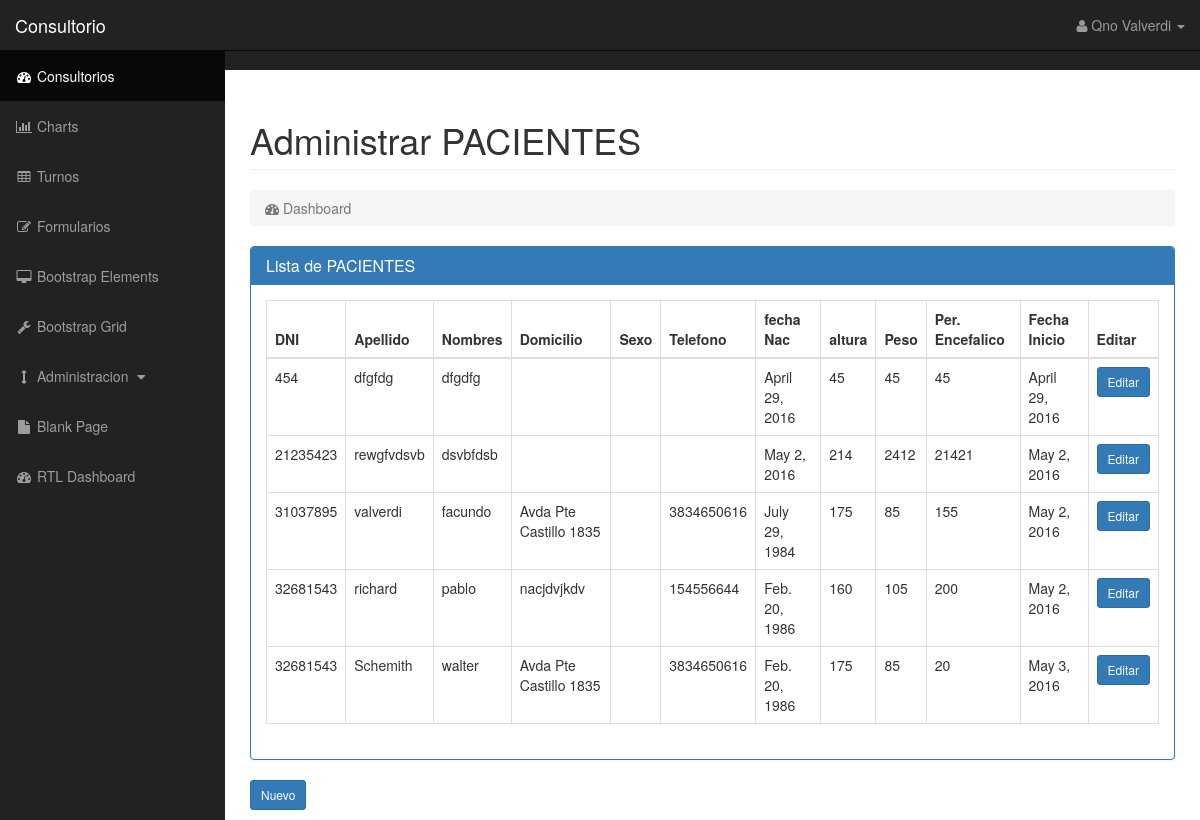
Screenshot of /paciente/all/ with the database file from the repository.
### gturnos/models.py (models this page shows, shortened)
class Persona(models.Model):
	apellido = models.CharField(max_length=50)
	nombres = models.CharField(max_length=100)
	fecha_nac = models.DateField()
	domicilio = models.CharField(max_length=200)
	telefono = models.CharField(max_length=15)
	dni = models.IntegerField()
	sexo = models.ForeignKey(Sexo)

class Paciente(Persona):
	fecha_inicio = models.DateField()
	altura = models.IntegerField()
	peso = models.IntegerField()
	perimetro_enc = models.IntegerField()

class Persona(models.Model):
	apellido = models.CharField(max_length=50)
	nombres = models.CharField(max_length=100)
	fecha_nac = models.DateField()
	domicilio = models.CharField(max_length=200)
	telefono = models.CharField(max_length=15)
	dni = models.IntegerField()
	sexo = models.ForeignKey(Sexo)

### gturnos/views.py (the view)
# urls.py: url(r'^paciente/all/$', views.paciente_all, name='paciente_all'),
def paciente_all(request):
	pacTodas = Paciente.objects.all()
	return render(request, 'gturnos/paciente/pacList.html', {'pacTodas':pacTodas})

### gturnos/templates/gturnos/paciente/pacList.html (shortened to what this page needs)
{% extends 'gturnos/plantilla-base.html' %}
{% block page-header %}
Administrar PACIENTES
{% endblock %}
{% block principal %}
	<form method="POST" class="post-form">{% csrf_token %}
		<div class="panel panel-primary">
			<div class="panel-heading">
				<h3 class="panel-title">Lista de PACIENTES</h3>
				</div>
				<div class="panel-body">
					<table class="table table-bordered table-hover">
                                <thead>
                                    <tr>
                                        <th>DNI</th>
                                        <th>Apellido</th>
                                        <th>Nombres</th>
                                        <th>Domicilio</th>
                                        <th>Sexo</th>
                                        <th>Telefono</th>
                                        <th>fecha Nac</th>
                                        <th>altura</th>
                                        <th>Peso</th>
                                        <th>Per. Encefalico</th>
                                        <th>Fecha Inicio</th>
                                        <th>Editar</th>
                                    </tr>
                                </thead>
                                <tbody>
                                	{% for pac in pacTodas %}
					                <tr>
                                        <td>{{pac.dni}}</td>
                                        <td>{{pac.apellido}}</td>
                                        <td>{{pac.nombres}}</td>
                                        <td>{{pac.domicilio}}</td>
                                        <td>{{pac.sexo}}</td>
                                        <td>{{pac.telefono}}</td>
                                        <td>{{pac.fecha_nac}}</td>
                                        <td>{{pac.altura}}</td>
                                        <td>{{pac.peso}}</td>
                                        <td>{{pac.perimetro_enc}}</td>
                                        <td>{{pac.fecha_inicio}}</td>
                                        <td> <a href="{% url 'paciente_edit' pac.pk %}" class="btn btn-sm btn-primary">Editar</a></td>
                                    </tr>
                                  	{% endfor %}
                                </tbody>
                            </table>
				</div>
		</div>
		<a href="{% url 'paciente_new'  %}" class="btn btn-sm btn-primary">Nuevo</a>
	</form>
{% endblock %}

### gturnos/static/css/sb-admin.css (style rules this page uses)
body { margin-top: 100px; background-color: #222; }
@media (min-width:768px) { body { margin-top: 50px; } }

### rows the page displays
Paciente: dni "454", apellido "dfgfdg", nombres "dfgdfg", fecha_nac "April 29, 2016", altura "45", peso "45", perimetro_enc "45", fecha_inicio "April 29, 2016"
Paciente: dni "21235423", apellido "rewgfvdsvb", nombres "dsvbfdsb", fecha_nac "May 2, 2016", altura "214", peso "2412", perimetro_enc "21421", fecha_inicio "May 2, 2016"
Paciente: dni "31037895", apellido "valverdi", nombres "facundo", domicilio "Avda Pte Castillo 1835", telefono "3834650616", fecha_nac "July 29, 1984", altura "175", peso "85", perimetro_enc "155", fecha_inicio "May 2, 2016"
Paciente: dni "32681543", apellido "richard", nombres "pablo", domicilio "nacjdvjkdv", telefono "154556644", fecha_nac "Feb. 20, 1986", altura "160", peso "105", perimetro_enc "200", fecha_inicio "May 2, 2016"
Paciente: dni "32681543", apellido "Schemith", nombres "walter", domicilio "Avda Pte Castillo 1835", telefono "3834650616", fecha_nac "Feb. 20, 1986", altura "175", peso "85", perimetro_enc "20", fecha_inicio "May 3, 2016"
